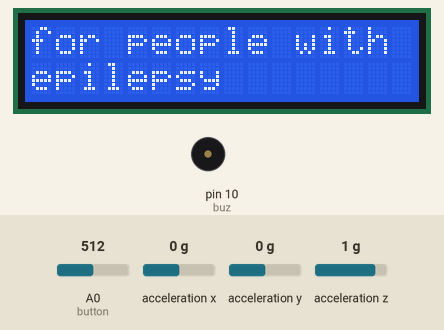
The sketch below on a simulated Arduino Uno, built with avr-gcc and run on an emulated ATmega328P. Parts: 16×2 character LCD, buzzer (waves = sounding, pin HIGH). The inputs (shaded band) are chosen by the test bench; at power-on: acceleration x 0 g, A0 (button) = 512, acceleration y 0 g, acceleration z 1 g. What the sketch prints to the serial monitor is not drawn.

Above: at 1.1 s.
At 7.2 s:
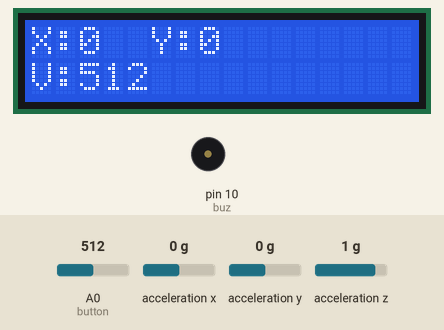
7.3 s: acceleration x set to -1.4 g
At 7.7 s:
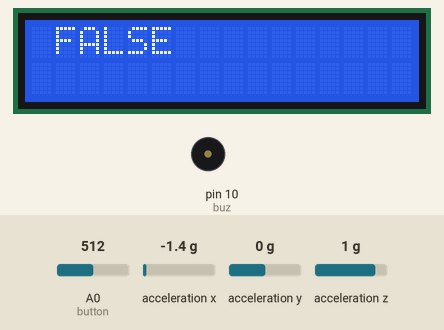
Timing chart, 0 to 10.3 s (numbered marks = the images above; inputs shaded):
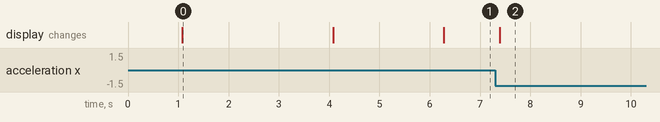

The sketch:

EPILEPSY.ino
```cpp
#include <LiquidCrystal.h>
#include <SoftwareSerial.h>
SoftwareSerial uart(8, 9);
const int rs = 2, en = 3, d4 = 4, d5 = 5, d6 = 6, d7 = 7;
LiquidCrystal lcd(rs, en, d4, d5, d6, d7);
#include <TinyGPS.h>
#include <Wire.h>
#include <Adafruit_Sensor.h>
#include <Adafruit_ADXL345_U.h>
#define button A0
Adafruit_ADXL345_Unified accel = Adafruit_ADXL345_Unified(12345);
TinyGPS gps;
float flat=0, flon=0;
int buz=10;
void read_gps()
{
    bool newData = false;
  unsigned long chars;
  unsigned short sentences, failed;
  for (unsigned long start = millis(); millis() - start < 1000;)
  {
    while (Serial.available())
    {
      char c = Serial.read();
      if (gps.encode(c))
        newData = true;
    }
  }
  if (newData)
  {

    unsigned long age;
    gps.f_get_position(&flat, &flon, &age);

  }
}
int cnt=0;
void setup()
{   lcd.begin(16, 2);
  lcd.clear();
  lcd.setCursor(0, 0);
  lcd.print("Emergency call ");
  lcd.setCursor(0, 1);
  lcd.print("Message system");
  delay(1000);
  lcd.clear();
  lcd.setCursor(0, 0);
  lcd.print("for people with");
  lcd.setCursor(0, 1);
  lcd.print("epilepsy");
  delay(1000);
   Serial.println("AT");
  delay(1500);
  Serial.println("AT+CMGF=1");
  delay(500);
    lcd.clear();
  Serial.begin(9600);
    uart.begin(9600);
  accel.begin();
  pinMode(buz,OUTPUT);
  pinMode(button,INPUT);
  digitalWrite(buz,0);
  delay(2000);

}

void loop()
{   delay(200);
    sensors_event_t event;
    accel.getEvent(&event);
    int xval=event.acceleration.x;
    int yval=event.acceleration.y;
    int bval = analogRead(button);
    lcd.clear();
     lcd.setCursor(0,0);
    lcd.print("X:"+ String(xval)+"  Y:"+ String(yval) );
    lcd.setCursor(0,1);
    lcd.print("V:"+ String(bval) );
    cnt++;
if(cnt>4){
 uart.print("2850274,RJOUAMHNC2M35RE6,0,0,project1,12345678,"+String(xval)+","+String(yval)+","+String(bval)+","+String(16.3510)+","+String(81.0426)+",\n");
 cnt=0;
  }
if((bval>600))
    {
      digitalWrite(buz,1);
          send_sms(1);
          delay(4000);
      makeCall();

      digitalWrite(buz,0);
    }
    if((xval<-5)|| (xval>5) || (yval>5) || (yval<-5))
    { lcd.clear();
      lcd.setCursor(0,0);
    lcd.print(" FALSE   ");
    send_sms(2);

    }
else
 {
   digitalWrite(buz,0);
  }
}
void makeCall() {
  Serial.println("AT");
  delay(1000);
  Serial.println("ATD+917013451264;"); // Dial the number
  lcd.setCursor(0, 1);
  lcd.print("Call going on...");
  delay(20000);
  Serial.println("ATH");
  delay(1000);
}

void send_sms(int k)
  {
Serial.println("Sending SMS...");
Serial.println("AT");
delay(1000);
Serial.println("ATE0");
delay(1000);
Serial.println("AT+CMGF=1");
delay(1000);
Serial.print("AT+CMGS=\"7013451264\"\r\n");
delay(1000);
if(k==1){
Serial.println(" EPILEPSY DETECTED: ");
Serial.println("https://www.google.com/maps/search/?api=1&query=" + String(16.3510)+ "," + String(81.0426));
lcd.clear();
lcd.setCursor(0,0);
lcd.print("message sent ");
}
if(k==2)
Serial.println(" FALSE DETECTION: ");
delay(500);
Serial.print(char(26));
delay(2000);
  }
```

Measured:
- after the input at 7.3 s, the display: changes after 0.09 s (image 2)
- what the display in image 0 shows lasts 3.0 s, from 1.1 s to 4.1 s
